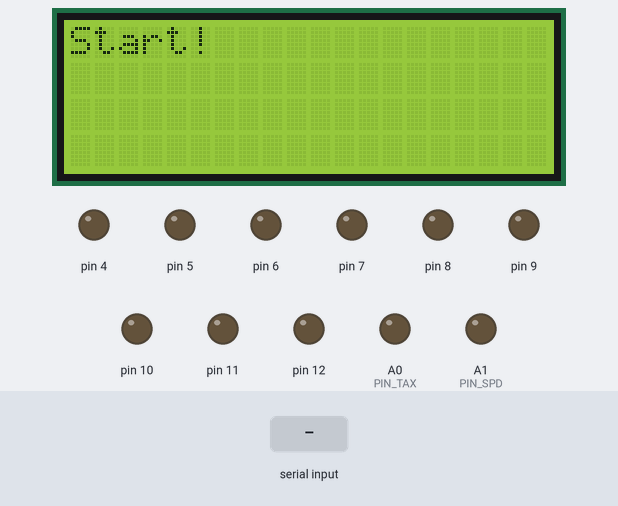
The program below on a simulated Arduino Nano, built with avr-gcc and run on an emulated ATmega328P. Shown: 20×4 character LCD, output pins drawn as LEDs (lit = HIGH). Inputs (shaded band) come from the test bench. Pins used as bus, display or sensor lines are not drawn; what the program prints to the serial monitor is not drawn.

Above: at 1.3 s.
1.4 s: "S90\n" received over Serial
At 2.2 s:
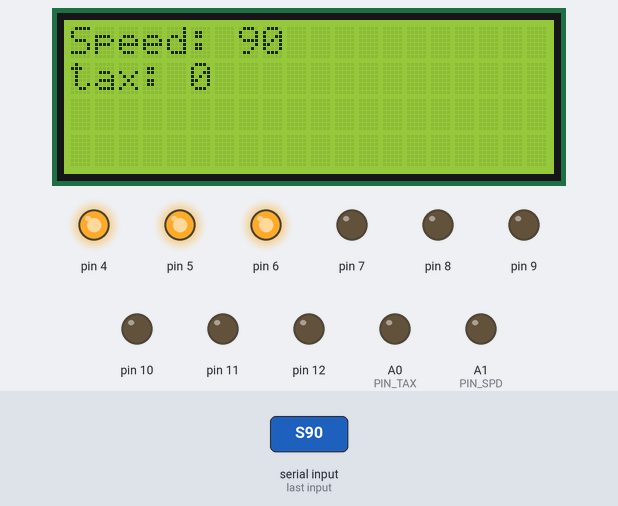
3.0 s: "90,45\n" received over Serial
At 3.5 s:
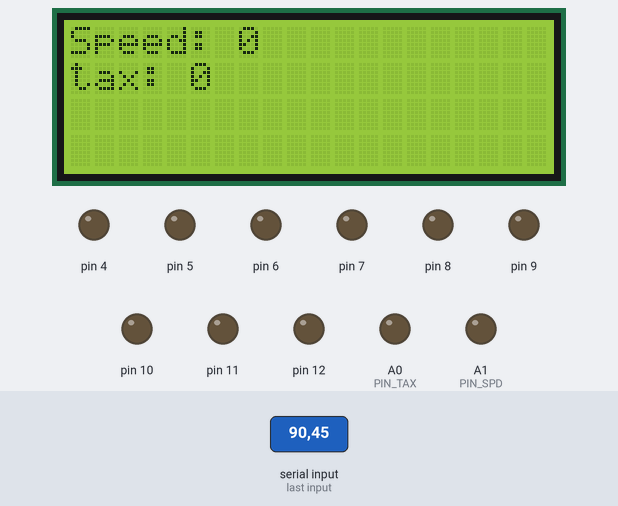
Timing chart, 0 to 6.0 s (numbered marks = the images above; inputs shaded):
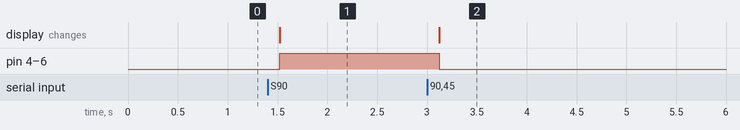

The program:

main.cpp
```cpp
#include <Arduino.h>
#include "const.cpp"
#include <LiquidCrystal_I2C.h>

LiquidCrystal_I2C lcd(0x27, 20, 4);     // SDA - A4 SCL - A5

int speedInt, valInt, speedALed_, valALed_;


void fillLed(int led_, int led_max){
    Serial.println("-----------------");
    Serial.print("Led: ");
    Serial.println(led_);
  for(int i = FIRST_PIN; i < FIRST_PIN + led_max; i++){
    if(i < FIRST_PIN + led_){
      digitalWrite(i, WORK_STATE);
      Serial.print(i);
      Serial.println(" to HIGH");

    }
    else{
      digitalWrite(i, !WORK_STATE);
      Serial.print(i);
      Serial.println(" to LOW"); // S60
    }
  }
  Serial.println("-----------------");
}


void setup(){
  lcd.begin();
  lcd.backlight();
  lcd.print("Start!");
  Serial.begin(9600);
  Serial.setTimeout(100);

  if(LED_IN_SPEED >= LED_IN_TAX){
    for(int i = FIRST_PIN; i <= LED_IN_SPEED + FIRST_PIN - 1; i++){
      pinMode(i, OUTPUT);
      if(DEV_MOD){
        Serial.print(i);
        Serial.println("Set to OUTPUT");
      }
    }
  }
  else{
    for(int i = FIRST_PIN; i <= LED_IN_TAX + FIRST_PIN - 1; i++){
      pinMode(i, OUTPUT);
      if(DEV_MOD){
        Serial.print(i);
        Serial.println("Set to OUTPUT");
      }
    }
  }

  pinMode(PIN_SPD, OUTPUT);
  pinMode(PIN_TAX, OUTPUT);
  if(DEV_MOD){
    Serial.println("-----------------");
  }


}

void showLed(int sl, int vl){
  if(sl && vl){   // обороты  > 0 && скорость > 0

  }
  else if(sl){  // скорость > 0

  }
  else if(vl){  // обороты > 0

  }
  else{   // обороты  = 0 && скорость = 0

  }

}

void parsSerialStr() {

  char currentChar, currentMeta;
  String inStr = Serial.readString();
  String speedStr, valStr;
  for(unsigned int i = 0; i < inStr.length(); i++){
    currentChar = inStr.charAt(i);  // current char
    if(currentChar >= 48 && currentChar <= 57){
      if (currentMeta == 'S') {
        speedStr += currentChar;
      }
      else if (currentMeta == 'V') {
        valStr += currentChar;
      }
    }
    else{
      currentMeta = currentChar;
    }
  }

  speedInt = constrain(speedStr.toInt(), 0, MAX_SPEED);
  valInt = constrain(valStr.toInt(), 0, MAX_VAL);

  valALed_ = constrain(map(valInt, 0, MAX_VAL, 0, LED_IN_TAX), 0, LED_IN_TAX);
  speedALed_ = constrain(map(speedInt, 0, MAX_SPEED, 0, LED_IN_SPEED), 0, LED_IN_SPEED);

  if (speedInt != 0 && speedALed_ == 0) {
    speedALed_ = 1;
  }
  if (valInt != 0 && valALed_ == 0){
    valALed_ = 1;
  }

}

void showToIC(int speed, int val) {
  lcd.clear();
  lcd.setCursor(0, 0);
  lcd.print("Speed: ");
  lcd.print(speed);
  lcd.setCursor(0, 1);
  lcd.print("tax: ");
  lcd.print(val);
}

void loop() {
  if(Serial.available()){
    parsSerialStr();
    showToIC(speedInt, valInt);
    fillLed(speedALed_, 10);
  }
  else{
    showLed(speedALed_, valALed_);
  }
}
// S200V4000
```

const.cpp
```cpp
#define led 13

#define LED_IN_SPEED 10
#define LED_IN_TAX 10

#define MAX_SPEED 200
#define MAX_VAL 8000

#define UPDATE_DELAY 5

#define FIRST_PIN 3

#define PIN_SPD A1
#define PIN_TAX A0

#define WORK_STATE 1

#define DEV_MOD 1
```

Measured:
- after the input at 1.4 s, pin 4–6: LOW → HIGH after 0.12 s; the display: changes after 0.12 s (image 1)
- after the input at 3.0 s, pin 4–6: HIGH → LOW after 0.12 s; the display: changes after 0.12 s (image 2)
